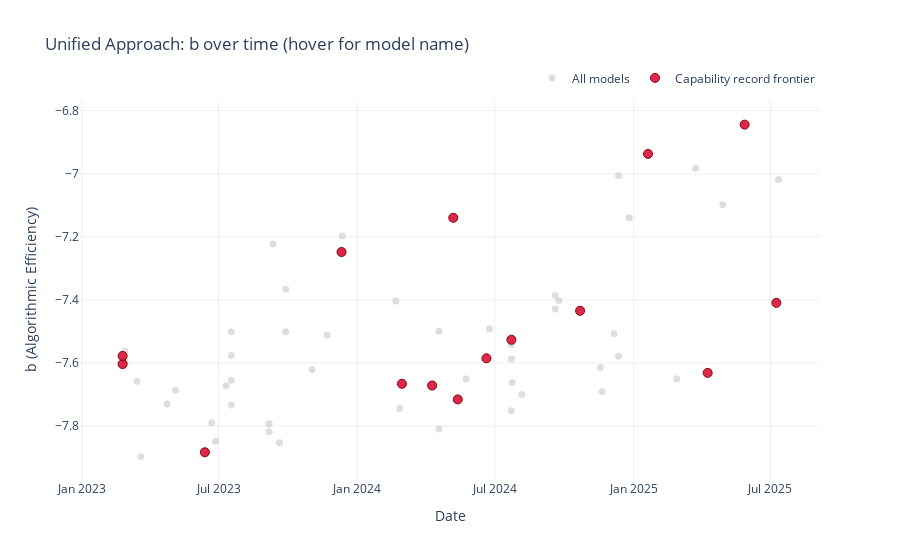

The code cell stored with this chart in its notebook:
### Code cell
# Interactive Plotly scatter: b over time (unified approach) with hover on model name
import plotly.graph_objects as go

# Ensure required columns exist
assert 'date_obj' in base_df.columns and 'b' in base_df.columns and 'model' in base_df.columns, "base_df missing expected columns"

fig = go.Figure()

# All models trace (light gray)
fig.add_trace(
    go.Scatter(
        x=base_df['date_obj'],
        y=base_df['b'],
        mode='markers',
        name='All models',
        marker=dict(color='rgba(160,160,160,0.35)', size=7),
        text=base_df['model'],
        hovertemplate='Model: %{text}<br>Date: %{x|%Y-%m-%d}<br>b: %{y:.3f}<extra></extra>'
    )
)

# Highlight the selected subset from the unified approach if available
if 'subset_df' in globals() and isinstance(subset_df, pd.DataFrame) and len(subset_df) > 0:
    fig.add_trace(
        go.Scatter(
            x=subset_df['date_obj'],
            y=subset_df['b'],
            mode='markers',
            name=subset_label if 'subset_label' in globals() else 'Selected subset',
            marker=dict(color='rgba(220,20,60,0.9)', size=9, line=dict(width=1, color='darkred')),
            text=subset_df['model'],
            hovertemplate='Model: %{text}<br>Date: %{x|%Y-%m-%d}<br>b: %{y:.3f}<extra></extra>'
        )
    )

fig.update_layout(
    title='Unified Approach: b over time (hover for model name)',
    xaxis_title='Date',
    yaxis_title='b (Algorithmic Efficiency)',
    template='plotly_white',
    legend=dict(orientation='h', yanchor='bottom', y=1.02, xanchor='right', x=1)
)

fig.write_image("outputs/notebooks/algorithmic_progress_b_over_time_interactive.pdf")
fig.show()

### Figure 1 — Plotly figure (JSON) as saved in the notebook; plotly's stock layout.template omitted (floating-point values rounded to 4 significant figures)
{"data": [{"hovertemplate": "Model: %{text}<br>Date: %{x|%Y-%m-%d}<br>b: %{y:.3f}<extra></extra>", "marker": {"color": "rgba(160,160,160,0.35)", "size": 7}, "mode": "markers", "name": "All models", "text": ["grok-4-0709", "DeepSeek-R1-0528", "grok-3-beta", "DeepSeek-R1", "DeepSeek-V3-0324", "gpt-4.5-preview-2025-02-27", "Kimi-K2-Instruct", "qwen3-235b-a22b", "claude-3-5-sonnet-20241022", "DeepSeek-V3", "Llama-3.1-405B", "gemini-1.5-pro-002", "phi-4", "grok-2-1212", "qwen2.5-72b-instruct", "claude-3-5-sonnet-20240620", "Qwen2.5-72B", "gpt-4o-2024-11-20", "gpt-4o-2024-08-06", "mistral-large-2411", "gpt-4o-2024-05-13", "DeepSeek-V2", "Llama-3.1-405B-Instruct", "mistral-large-2407", "gpt-4-turbo-2024-04-09", "Llama-3.3-70B-Instruct", "gemini-1.5-pro-001", "claude-3-opus-20240229", "Llama-3.1-70B-Instruct", "Mixtral-8x7B-v0.1", "gemma-2-27b-it", "gpt-4-0613", "claude-2.0", "Meta-Llama-3-70B-Instruct", "Llama-3.1-8B-Instruct", "Llama-2-70b-hf ", "Meta-Llama-3-8B-Instruct", "falcon-180B", "Qwen-14B", "Yi-34B-Chat", "gemma-7b", "LLaMA-65B", "LLaMA-33B", "Nemotron-4 15B", "phi-2", "Qwen-7B", "Llama-2-13b", "Llama-2-34b", "falcon-40b", "Yi-6B", "LLaMA-13B", "Llama-2-7b", "mpt-30b", "Baichuan-2-13B-Base", "LLaMA-7B", "falcon-7b", "mpt-7b", "Baichuan-2-7B-Base", "xgen-7b-8k-base", "phi-1_5", "Cerebras-GPT-13B"], "type": "scatter", "x": ["2025-07-09T00:00:00.000000000", "2025-05-28T00:00:00.000000000", "2025-04-09T00:00:00.000000000", "2025-01-20T00:00:00.000000000", "2025-03-24T00:00:00.000000000", "2025-02-27T00:00:00.000000000", "2025-07-12T00:00:00.000000000", "2025-04-29T00:00:00.000000000", "2024-10-22T00:00:00.000000000", "2024-12-26T00:00:00.000000000", "2024-07-23T00:00:00.000000000", "2024-09-24T00:00:00.000000000", "2024-12-12T00:00:00.000000000", "2024-12-12T00:00:00.000000000", "2024-09-19T00:00:00.000000000", "2024-06-20T00:00:00.000000000", "2024-09-19T00:00:00.000000000", "2024-11-20T00:00:00.000000000", "2024-08-06T00:00:00.000000000", "2024-11-18T00:00:00.000000000", "2024-05-13T00:00:00.000000000", "2024-05-07T00:00:00.000000000", "2024-07-23T00:00:00.000000000", "2024-07-24T00:00:00.000000000", "2024-04-09T00:00:00.000000000", "2024-12-06T00:00:00.000000000", "2024-05-24T00:00:00.000000000", "2024-02-29T00:00:00.000000000", "2024-07-23T00:00:00.000000000", "2023-12-11T00:00:00.000000000", "2024-06-24T00:00:00.000000000", "2023-06-13T00:00:00.000000000", "2023-07-11T00:00:00.000000000", "2024-04-18T00:00:00.000000000", "2024-07-23T00:00:00.000000000", "2023-07-18T00:00:00.000000000", "2024-04-18T00:00:00.000000000", "2023-09-06T00:00:00.000000000", "2023-09-28T00:00:00.000000000", "2023-11-22T00:00:00.000000000", "2024-02-21T00:00:00.000000000", "2023-02-24T00:00:00.000000000", "2023-02-27T00:00:00.000000000", "2024-02-26T00:00:00.000000000", "2023-12-12T00:00:00.000000000", "2023-09-28T00:00:00.000000000", "2023-07-18T00:00:00.000000000", "2023-07-18T00:00:00.000000000", "2023-03-15T00:00:00.000000000", "2023-11-02T00:00:00.000000000", "2023-02-27T00:00:00.000000000", "2023-07-18T00:00:00.000000000", "2023-06-22T00:00:00.000000000", "2023-09-06T00:00:00.000000000", "2023-02-24T00:00:00.000000000", "2023-04-24T00:00:00.000000000", "2023-05-05T00:00:00.000000000", "2023-09-20T00:00:00.000000000", "2023-06-27T00:00:00.000000000", "2023-09-11T00:00:00.000000000", "2023-03-20T00:00:00.000000000"], "y": [-7.41, -6.844, -7.632, -6.937, -6.983, -7.651, -7.018, -7.098, -7.435, -7.139, -7.527, -7.402, -7.006, -7.579, -7.386, -7.586, -7.429, -7.692, -7.7, -7.614, -7.716, -7.14, -7.752, -7.663, -7.672, -7.507, -7.651, -7.666, -7.588, -7.248, -7.491, -7.884, -7.673, -7.81, -7.542, -7.501, -7.499, -7.793, -7.367, -7.512, -7.404, -7.578, -7.563, -7.745, -7.197, -7.502, -7.577, -7.734, -7.658, -7.621, -7.594, -7.655, -7.79, -7.819, -7.604, -7.731, -7.687, -7.853, -7.849, -7.223, -7.897]}, {"hovertemplate": "Model: %{text}<br>Date: %{x|%Y-%m-%d}<br>b: %{y:.3f}<extra></extra>", "marker": {"color": "rgba(220,20,60,0.9)", "line": {"color": "darkred", "width": 1}, "size": 9}, "mode": "markers", "name": "Capability record frontier", "text": ["LLaMA-7B", "LLaMA-65B", "gpt-4-0613", "Mixtral-8x7B-v0.1", "claude-3-opus-20240229", "gpt-4-turbo-2024-04-09", "DeepSeek-V2", "gpt-4o-2024-05-13", "claude-3-5-sonnet-20240620", "Llama-3.1-405B", "claude-3-5-sonnet-20241022", "DeepSeek-R1", "grok-3-beta", "DeepSeek-R1-0528", "grok-4-0709"], "type": "scatter", "x": ["2023-02-24T00:00:00.000000000", "2023-02-24T00:00:00.000000000", "2023-06-13T00:00:00.000000000", "2023-12-11T00:00:00.000000000", "2024-02-29T00:00:00.000000000", "2024-04-09T00:00:00.000000000", "2024-05-07T00:00:00.000000000", "2024-05-13T00:00:00.000000000", "2024-06-20T00:00:00.000000000", "2024-07-23T00:00:00.000000000", "2024-10-22T00:00:00.000000000", "2025-01-20T00:00:00.000000000", "2025-04-09T00:00:00.000000000", "2025-05-28T00:00:00.000000000", "2025-07-09T00:00:00.000000000"], "y": [-7.604, -7.578, -7.884, -7.248, -7.666, -7.672, -7.14, -7.716, -7.586, -7.527, -7.435, -6.937, -7.632, -6.844, -7.41]}], "layout": {"legend": {"orientation": "h", "x": 1, "xanchor": "right", "y": 1.02, "yanchor": "bottom"}, "title": {"text": "Unified Approach: b over time (hover for model name)"}, "xaxis": {"title": {"text": "Date"}}, "yaxis": {"title": {"text": "b (Algorithmic Efficiency)"}}}}
